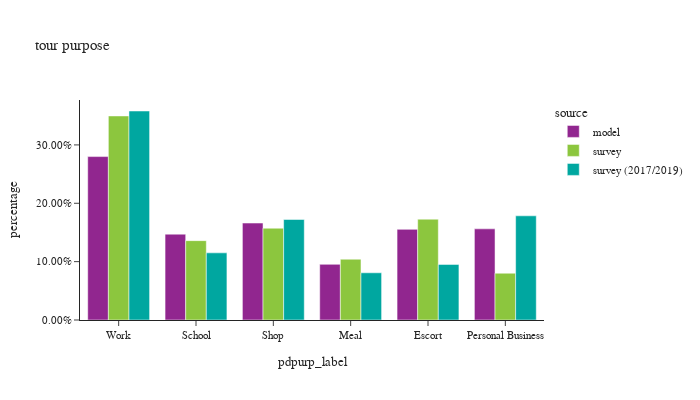

Notebook code for this chart:
### Markdown cell above
## percent of tours by purpose

### Code cell
df_plot = df_tour.groupby(['source','pdpurp_label'])['toexpfac'].sum().reset_index()
df_plot['percentage'] = df_plot.groupby(['source'], group_keys=False)['toexpfac']. \
    apply(lambda x: x / float(x.sum()))
# df_plot
df_plot_ct = df_tour.groupby(['source','pdpurp_label'])['toexpfac'].count().reset_index(). \
    rename(columns={'toexpfac':'sample count'})
df_plot = df_plot.merge(df_plot_ct, on=['source','pdpurp_label'])

fig = px.bar(df_plot.sort_values(by=['source']), x="pdpurp_label", y="percentage", color="source",
             barmode="group",hover_data=['sample count'],title="tour purpose")
fig.update_layout(height=400, width=700, font=dict(size=11),
                  yaxis=dict(tickformat=".2%"))
fig.show()

### Figure 1 — Plotly figure (JSON) as saved in the notebook; plotly's stock layout.template omitted (floating-point values rounded to 4 significant figures)
{"data": [{"alignmentgroup": "True", "customdata": [[1383686], [726785], [820818], [471310], [767440], [771761]], "hovertemplate": "source=model<br>pdpurp_label=%{x}<br>percentage=%{y}<br>sample count=%{customdata[0]}<extra></extra>", "legendgroup": "model", "marker": {"color": "#91268F", "pattern": {"shape": ""}}, "name": "model", "offsetgroup": "model", "orientation": "v", "showlegend": true, "textposition": "auto", "type": "bar", "x": ["Work", "School", "Shop", "Meal", "Escort", "Personal Business"], "xaxis": "x", "y": [0.28, 0.1471, 0.1661, 0.09537, 0.1553, 0.1562], "yaxis": "y"}, {"alignmentgroup": "True", "customdata": [[753], [885], [875], [1403], [652], [2549]], "hovertemplate": "source=survey<br>pdpurp_label=%{x}<br>percentage=%{y}<br>sample count=%{customdata[0]}<extra></extra>", "legendgroup": "survey", "marker": {"color": "#8CC63E", "pattern": {"shape": ""}}, "name": "survey", "offsetgroup": "survey", "orientation": "v", "showlegend": true, "textposition": "auto", "type": "bar", "x": ["Personal Business", "Escort", "Meal", "Shop", "School", "Work"], "xaxis": "x", "y": [0.08019, 0.1728, 0.1042, 0.1573, 0.136, 0.3496], "yaxis": "y"}, {"alignmentgroup": "True", "customdata": [[8755], [1648], [2596], [2053], [1410], [2748]], "hovertemplate": "source=survey (2017/2019)<br>pdpurp_label=%{x}<br>percentage=%{y}<br>sample count=%{customdata[0]}<extra></extra>", "legendgroup": "survey (2017/2019)", "marker": {"color": "#00A7A0", "pattern": {"shape": ""}}, "name": "survey (2017/2019)", "offsetgroup": "survey (2017/2019)", "orientation": "v", "showlegend": true, "textposition": "auto", "type": "bar", "x": ["Work", "School", "Shop", "Meal", "Escort", "Personal Business"], "xaxis": "x", "y": [0.3581, 0.1151, 0.1722, 0.0809, 0.09524, 0.1785], "yaxis": "y"}], "layout": {"barmode": "group", "font": {"size": 11}, "height": 400, "legend": {"title": {"text": "source"}, "tracegroupgap": 0}, "title": {"text": "tour purpose"}, "width": 700, "xaxis": {"anchor": "y", "domain": [0.0, 1.0], "title": {"text": "pdpurp_label"}}, "yaxis": {"anchor": "x", "domain": [0.0, 1.0], "tickformat": ".2%", "title": {"text": "percentage"}}}}
